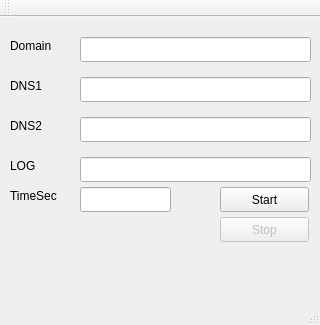
<?xml version="1.0" encoding="UTF-8"?>
<ui version="4.0">
 <class>MainWindow</class>
 <widget class="QMainWindow" name="MainWindow">
  <property name="geometry">
   <rect>
    <x>0</x>
    <y>0</y>
    <width>320</width>
    <height>325</height>
   </rect>
  </property>
  <property name="windowTitle">
   <string>DNS Checker</string>
  </property>
  <widget class="QWidget" name="centralWidget">
   <widget class="QLineEdit" name="E_domain">
    <property name="geometry">
     <rect>
      <x>80</x>
      <y>20</y>
      <width>231</width>
      <height>25</height>
     </rect>
    </property>
   </widget>
   <widget class="QLabel" name="label">
    <property name="geometry">
     <rect>
      <x>10</x>
      <y>20</y>
      <width>67</width>
      <height>17</height>
     </rect>
    </property>
    <property name="text">
     <string>Domain</string>
    </property>
   </widget>
   <widget class="QLineEdit" name="E_dns1">
    <property name="geometry">
     <rect>
      <x>80</x>
      <y>60</y>
      <width>231</width>
      <height>25</height>
     </rect>
    </property>
   </widget>
   <widget class="QLabel" name="label_2">
    <property name="geometry">
     <rect>
      <x>10</x>
      <y>60</y>
      <width>67</width>
      <height>17</height>
     </rect>
    </property>
    <property name="text">
     <string>DNS1</string>
    </property>
   </widget>
   <widget class="QLabel" name="label_3">
    <property name="geometry">
     <rect>
      <x>10</x>
      <y>100</y>
      <width>67</width>
      <height>17</height>
     </rect>
    </property>
    <property name="text">
     <string>DNS2</string>
    </property>
   </widget>
   <widget class="QLineEdit" name="E_dns2">
    <property name="geometry">
     <rect>
      <x>80</x>
      <y>100</y>
      <width>231</width>
      <height>25</height>
     </rect>
    </property>
   </widget>
   <widget class="QPushButton" name="Btn_start">
    <property name="geometry">
     <rect>
      <x>220</x>
      <y>170</y>
      <width>89</width>
      <height>25</height>
     </rect>
    </property>
    <property name="text">
     <string>Start</string>
    </property>
   </widget>
   <widget class="QPushButton" name="Btn_stop">
    <property name="enabled">
     <bool>false</bool>
    </property>
    <property name="geometry">
     <rect>
      <x>220</x>
      <y>200</y>
      <width>89</width>
      <height>25</height>
     </rect>
    </property>
    <property name="text">
     <string>Stop</string>
    </property>
   </widget>
   <widget class="QLineEdit" name="LOG_Location">
    <property name="geometry">
     <rect>
      <x>80</x>
      <y>140</y>
      <width>231</width>
      <height>25</height>
     </rect>
    </property>
   </widget>
   <widget class="QLabel" name="label_4">
    <property name="geometry">
     <rect>
      <x>10</x>
      <y>140</y>
      <width>67</width>
      <height>17</height>
     </rect>
    </property>
    <property name="text">
     <string>LOG</string>
    </property>
   </widget>
   <widget class="QLineEdit" name="E_timesec">
    <property name="geometry">
     <rect>
      <x>80</x>
      <y>170</y>
      <width>91</width>
      <height>25</height>
     </rect>
    </property>
   </widget>
   <widget class="QLabel" name="label_5">
    <property name="geometry">
     <rect>
      <x>10</x>
      <y>170</y>
      <width>67</width>
      <height>17</height>
     </rect>
    </property>
    <property name="text">
     <string>TimeSec</string>
    </property>
   </widget>
  </widget>
  <widget class="QMenuBar" name="menuBar">
   <property name="geometry">
    <rect>
     <x>0</x>
     <y>0</y>
     <width>320</width>
     <height>22</height>
    </rect>
   </property>
  </widget>
  <widget class="QToolBar" name="mainToolBar">
   <attribute name="toolBarArea">
    <enum>TopToolBarArea</enum>
   </attribute>
   <attribute name="toolBarBreak">
    <bool>false</bool>
   </attribute>
  </widget>
  <widget class="QStatusBar" name="statusBar">
   <property name="mouseTracking">
    <bool>false</bool>
   </property>
   <property name="toolTip">
    <string/>
   </property>
   <property name="statusTip">
    <string/>
   </property>
   <property name="accessibleName">
    <string/>
   </property>
   <property name="accessibleDescription">
    <string/>
   </property>
  </widget>
 </widget>
 <layoutdefault spacing="6" margin="11"/>
 <resources/>
 <connections/>
</ui>
